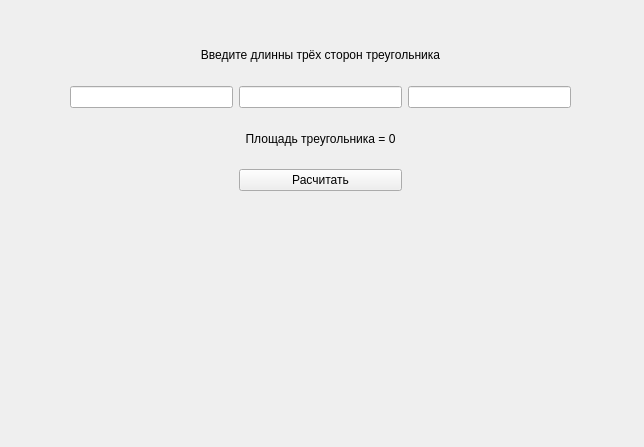
<?xml version="1.0" encoding="UTF-8"?>
<ui version="4.0">
 <class>Triangle</class>
 <widget class="QWidget" name="Triangle">
  <property name="geometry">
   <rect>
    <x>0</x>
    <y>0</y>
    <width>644</width>
    <height>447</height>
   </rect>
  </property>
  <property name="windowTitle">
   <string>Form</string>
  </property>
  <widget class="QLabel" name="image">
   <property name="geometry">
    <rect>
     <x>150</x>
     <y>210</y>
     <width>341</width>
     <height>191</height>
    </rect>
   </property>
   <property name="text">
    <string/>
   </property>
   <property name="alignment">
    <set>Qt::AlignmentFlag::AlignCenter</set>
   </property>
  </widget>
  <widget class="QWidget" name="layoutWidget">
   <property name="geometry">
    <rect>
     <x>70</x>
     <y>30</y>
     <width>501</width>
     <height>161</height>
    </rect>
   </property>
   <layout class="QGridLayout" name="gridLayout">
    <item row="0" column="0" colspan="3">
     <widget class="QLabel" name="label">
      <property name="text">
       <string>Введите длинны трёх сторон треугольника</string>
      </property>
      <property name="textFormat">
       <enum>Qt::TextFormat::AutoText</enum>
      </property>
      <property name="alignment">
       <set>Qt::AlignmentFlag::AlignCenter</set>
      </property>
     </widget>
    </item>
    <item row="1" column="0">
     <widget class="QLineEdit" name="inputlineEditA">
      <property name="alignment">
       <set>Qt::AlignmentFlag::AlignRight|Qt::AlignmentFlag::AlignTrailing|Qt::AlignmentFlag::AlignVCenter</set>
      </property>
     </widget>
    </item>
    <item row="1" column="1">
     <widget class="QLineEdit" name="inputlineEditB">
      <property name="alignment">
       <set>Qt::AlignmentFlag::AlignRight|Qt::AlignmentFlag::AlignTrailing|Qt::AlignmentFlag::AlignVCenter</set>
      </property>
     </widget>
    </item>
    <item row="1" column="2">
     <widget class="QLineEdit" name="inputlineEditC">
      <property name="alignment">
       <set>Qt::AlignmentFlag::AlignRight|Qt::AlignmentFlag::AlignTrailing|Qt::AlignmentFlag::AlignVCenter</set>
      </property>
     </widget>
    </item>
    <item row="2" column="0" colspan="3">
     <widget class="QLabel" name="resultlabel">
      <property name="text">
       <string>Площадь треугольника = 0</string>
      </property>
      <property name="alignment">
       <set>Qt::AlignmentFlag::AlignCenter</set>
      </property>
     </widget>
    </item>
    <item row="3" column="1">
     <widget class="QPushButton" name="calculatePushButton">
      <property name="text">
       <string>Расчитать</string>
      </property>
     </widget>
    </item>
   </layout>
  </widget>
 </widget>
 <resources/>
 <connections/>
</ui>
